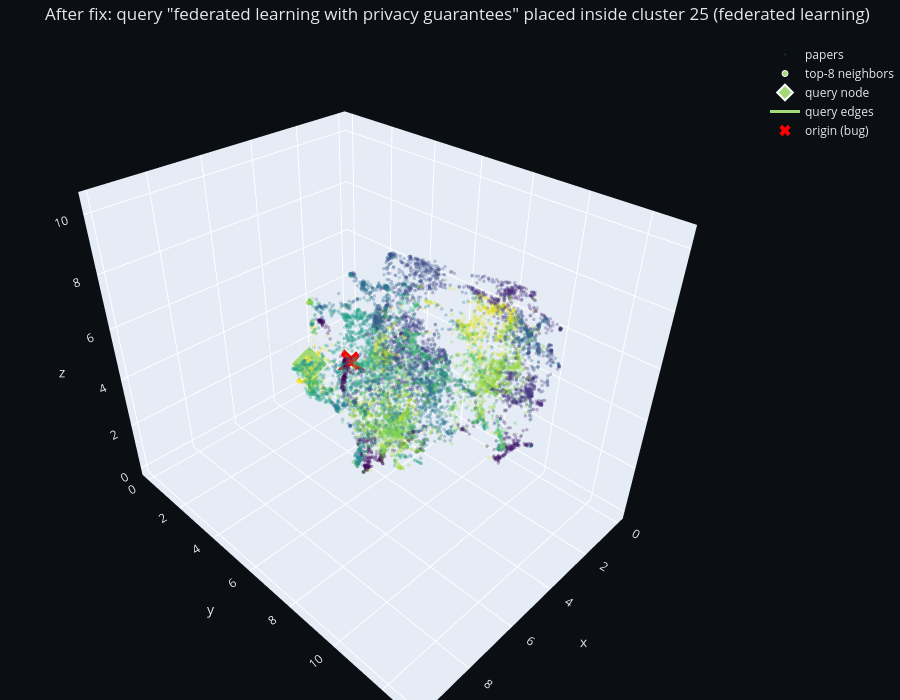

This figure's notebook cell:
### Markdown cell above
## Preview the fix

Simulates what `TopicGraph3D` will render *after* the centroid-of-neighbors placement is applied to the virtual query node. For a single query, this cell:

1. Encodes the query and finds its top-k neighbors (mirrors `/api/query-projection`).
2. Places the query node at the mean UMAP coord of those neighbors (the fix).
3. Renders the full corpus + query node + query→neighbor edges, exactly the visual the frontend would show.

Change `PREVIEW_QUERY` to test other phrases. The query node should land *inside* the cluster of its top hits, with green edges fanning out to them.

### Code cell
PREVIEW_QUERY = "federated learning with privacy guarantees"

# 1. Encode + find top-k neighbors (mirrors /api/query-projection)
q_emb = _enc.encode([PREVIEW_QUERY], model)[0]
q_emb = q_emb / max(np.linalg.norm(q_emb), 1e-12)
cos_sims = abstracts @ q_emb
top_rows = np.argsort(-cos_sims)[:QUERY_K]

# 2. Apply the fix: place query at centroid of neighbors' UMAP coords
query_pos = umap_coords[top_rows].mean(axis=0)
voted = int(np.bincount(assignments[top_rows], minlength=n_clusters).argmax())

print(f"Query           : {PREVIEW_QUERY}")
print(f"Voted cluster   : {voted} - {cluster_labels[voted]}")
print(f"Query position  : ({query_pos[0]:.3f}, {query_pos[1]:.3f}, {query_pos[2]:.3f})")
print(f"Cluster centroid: ({umap_centroids[voted,0]:.3f}, {umap_centroids[voted,1]:.3f}, {umap_centroids[voted,2]:.3f})")
print(f"Distance        : {np.linalg.norm(query_pos - umap_centroids[voted]):.3f}  (typical intra-cluster p95: {np.percentile(own_umap_dist, 95):.3f})")
print()
print("Top neighbors:")
for r in top_rows:
    print(f"  {abstract_ids[r]}  cluster={assignments[r]:2d}  sim={cos_sims[r]:.3f}")

# 3. Render: corpus + query node + query→neighbor edges (mimics frontend)
fig = go.Figure()

# Faint corpus colored by cluster
fig.add_trace(go.Scatter3d(
    x=umap_coords[:, 0], y=umap_coords[:, 1], z=umap_coords[:, 2],
    mode="markers",
    marker=dict(size=2, color=assignments, colorscale="Viridis", opacity=0.30),
    name="papers",
    hoverinfo="skip",
))

# Highlight the top-k neighbors
fig.add_trace(go.Scatter3d(
    x=umap_coords[top_rows, 0], y=umap_coords[top_rows, 1], z=umap_coords[top_rows, 2],
    mode="markers",
    marker=dict(size=6, color="#a3d977", symbol="circle", line=dict(width=1, color="white")),
    name=f"top-{QUERY_K} neighbors",
    text=[abstract_ids[r] for r in top_rows],
    hovertemplate="%{text}<extra></extra>",
))

# Query node at fixed position
fig.add_trace(go.Scatter3d(
    x=[query_pos[0]], y=[query_pos[1]], z=[query_pos[2]],
    mode="markers+text",
    marker=dict(size=12, color="#a3d977", symbol="diamond", line=dict(width=2, color="white")),
    text=["query (after fix)"],
    textposition="top center",
    name="query node",
))

# Edges from query to each neighbor
ex, ey, ez = [], [], []
for r in top_rows:
    ex += [query_pos[0], umap_coords[r, 0], None]
    ey += [query_pos[1], umap_coords[r, 1], None]
    ez += [query_pos[2], umap_coords[r, 2], None]
fig.add_trace(go.Scatter3d(
    x=ex, y=ey, z=ez,
    mode="lines",
    line=dict(color="#a3d977", width=3),
    name="query edges",
    hoverinfo="skip",
))

# Origin marker for contrast (where the bug puts it)
fig.add_trace(go.Scatter3d(
    x=[0], y=[0], z=[0],
    mode="markers+text",
    marker=dict(size=10, color="red", symbol="x"),
    text=["(0,0,0) — old bug placement"],
    textposition="bottom center",
    name="origin (bug)",
))

fig.update_layout(
    title=f"After fix: query \"{PREVIEW_QUERY}\" placed inside cluster {voted} ({cluster_labels[voted]})",
    scene=dict(bgcolor="#0b0f14"),
    paper_bgcolor="#0b0f14",
    font=dict(color="#e5e7eb"),
    height=700,
    margin=dict(l=0, r=0, t=40, b=0),
)
fig.show()

### Figure 1 — Plotly figure (JSON) as saved in the notebook; plotly's stock layout.template omitted (floating-point values rounded to 4 significant figures; data arrays with more than 128 entries replaced by an {"elided": "..."} marker saying what was removed)
{"data": [{"hoverinfo": "skip", "marker": {"color": {"elided": "10000 int values"}, "colorscale": [[0, "#440154"], [0.1111, "#482878"], [0.2222, "#3e4989"], [0.3333, "#31688e"], [0.4444, "#26828e"], [0.5556, "#1f9e89"], [0.6667, "#35b779"], [0.7778, "#6ece58"], [0.8889, "#b5de2b"], [1, "#fde725"]], "opacity": 0.3, "size": 2}, "mode": "markers", "name": "papers", "type": "scatter3d", "x": {"elided": "10000 float values"}, "y": {"elided": "10000 float values"}, "z": {"elided": "10000 float values"}}, {"hovertemplate": "%{text}<extra></extra>", "marker": {"color": "#a3d977", "line": {"color": "white", "width": 1}, "size": 6, "symbol": "circle"}, "mode": "markers", "name": "top-8 neighbors", "text": ["2602.22633", "2602.21844", "2603.19040", "2603.23472", "2602.14244", "2603.27986", "2602.19945", "2603.19617"], "type": "scatter3d", "x": [8.492, 8.461, 8.5, 8.507, 8.347, 8.522, 8.469, 8.192], "y": [7.413, 7.374, 7.424, 7.422, 7.402, 7.432, 7.478, 7.323], "z": [7.542, 7.527, 7.63, 7.684, 7.599, 7.68, 7.614, 7.577]}, {"marker": {"color": "#a3d977", "line": {"color": "white", "width": 2}, "size": 12, "symbol": "diamond"}, "mode": "markers+text", "name": "query node", "text": ["query (after fix)"], "textposition": "top center", "type": "scatter3d", "x": [8.436], "y": [7.409], "z": [7.607]}, {"hoverinfo": "skip", "line": {"color": "#a3d977", "width": 3}, "mode": "lines", "name": "query edges", "type": "scatter3d", "x": [8.436, 8.492, null, 8.436, 8.461, null, 8.436, 8.5, null, 8.436, 8.507, null, 8.436, 8.347, null, 8.436, 8.522, null, 8.436, 8.469, null, 8.436, 8.192, null], "y": [7.409, 7.413, null, 7.409, 7.374, null, 7.409, 7.424, null, 7.409, 7.422, null, 7.409, 7.402, null, 7.409, 7.432, null, 7.409, 7.478, null, 7.409, 7.323, null], "z": [7.607, 7.542, null, 7.607, 7.527, null, 7.607, 7.63, null, 7.607, 7.684, null, 7.607, 7.599, null, 7.607, 7.68, null, 7.607, 7.614, null, 7.607, 7.577, null]}, {"marker": {"color": "red", "size": 10, "symbol": "x"}, "mode": "markers+text", "name": "origin (bug)", "text": ["(0,0,0) — old bug placement"], "textposition": "bottom center", "type": "scatter3d", "x": [0], "y": [0], "z": [0]}], "layout": {"font": {"color": "#e5e7eb"}, "height": 700, "margin": {"b": 0, "l": 0, "r": 0, "t": 40}, "paper_bgcolor": "#0b0f14", "scene": {"bgcolor": "#0b0f14"}, "title": {"text": "After fix: query \"federated learning with privacy guarantees\" placed inside cluster 25 (federated learning)"}}}
